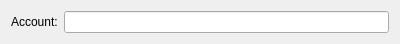
<?xml version="1.0" encoding="UTF-8"?>
<ui version="4.0">
 <class>SkypeMainOptionsWidget</class>
 <widget class="QWidget" name="SkypeMainOptionsWidget">
  <property name="geometry">
   <rect>
    <x>0</x>
    <y>0</y>
    <width>400</width>
    <height>32</height>
   </rect>
  </property>
  <property name="sizePolicy">
   <sizepolicy hsizetype="Preferred" vsizetype="Minimum">
    <horstretch>0</horstretch>
    <verstretch>0</verstretch>
   </sizepolicy>
  </property>
  <property name="windowTitle">
   <string>Account Preferences</string>
  </property>
  <layout class="QVBoxLayout" name="verticalLayout_2">
   <property name="sizeConstraint">
    <enum>QLayout::SetMinimumSize</enum>
   </property>
   <item>
    <layout class="QFormLayout" name="formLayout">
     <property name="sizeConstraint">
      <enum>QLayout::SetMinimumSize</enum>
     </property>
     <property name="fieldGrowthPolicy">
      <enum>QFormLayout::ExpandingFieldsGrow</enum>
     </property>
     <item row="0" column="0">
      <widget class="QLabel" name="accountLabel">
       <property name="text">
        <string>Account:</string>
       </property>
      </widget>
     </item>
     <item row="0" column="1">
      <widget class="QLineEdit" name="accountLineEdit"/>
     </item>
    </layout>
   </item>
  </layout>
 </widget>
 <customwidgets/>
 <resources/>
 <connections/>
</ui>
